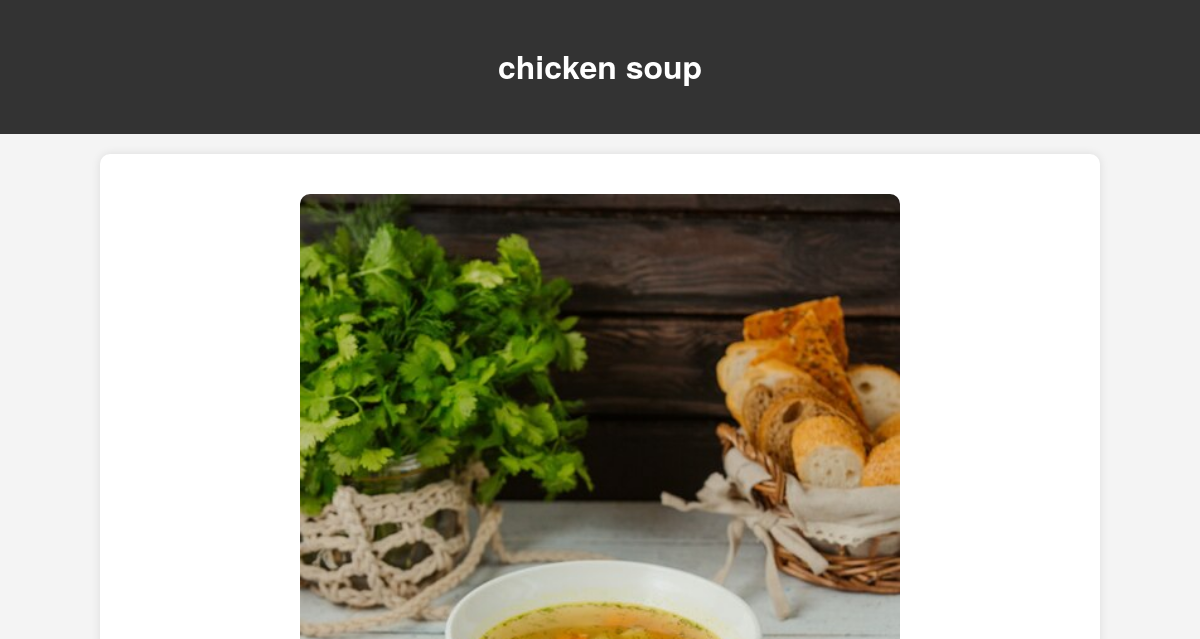
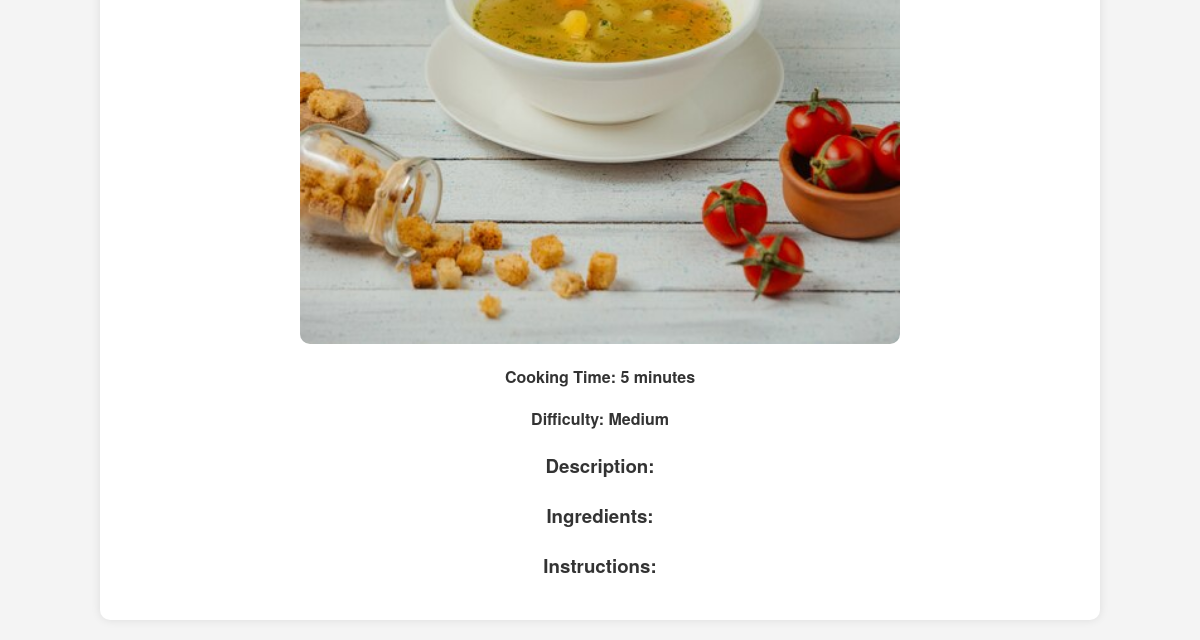
The page /recipe/3/ on the database as committed earlier (2 pictures, top to bottom).
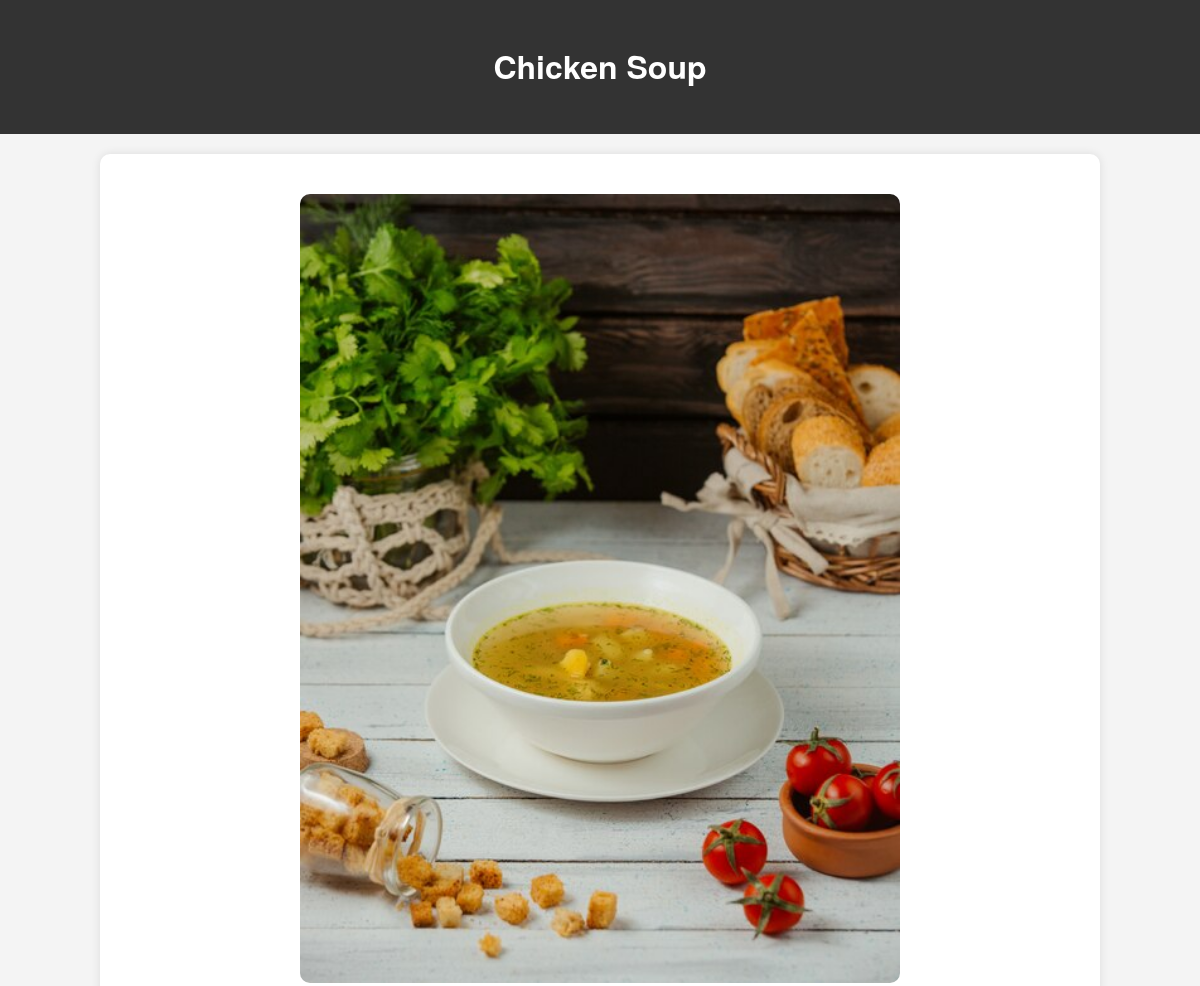
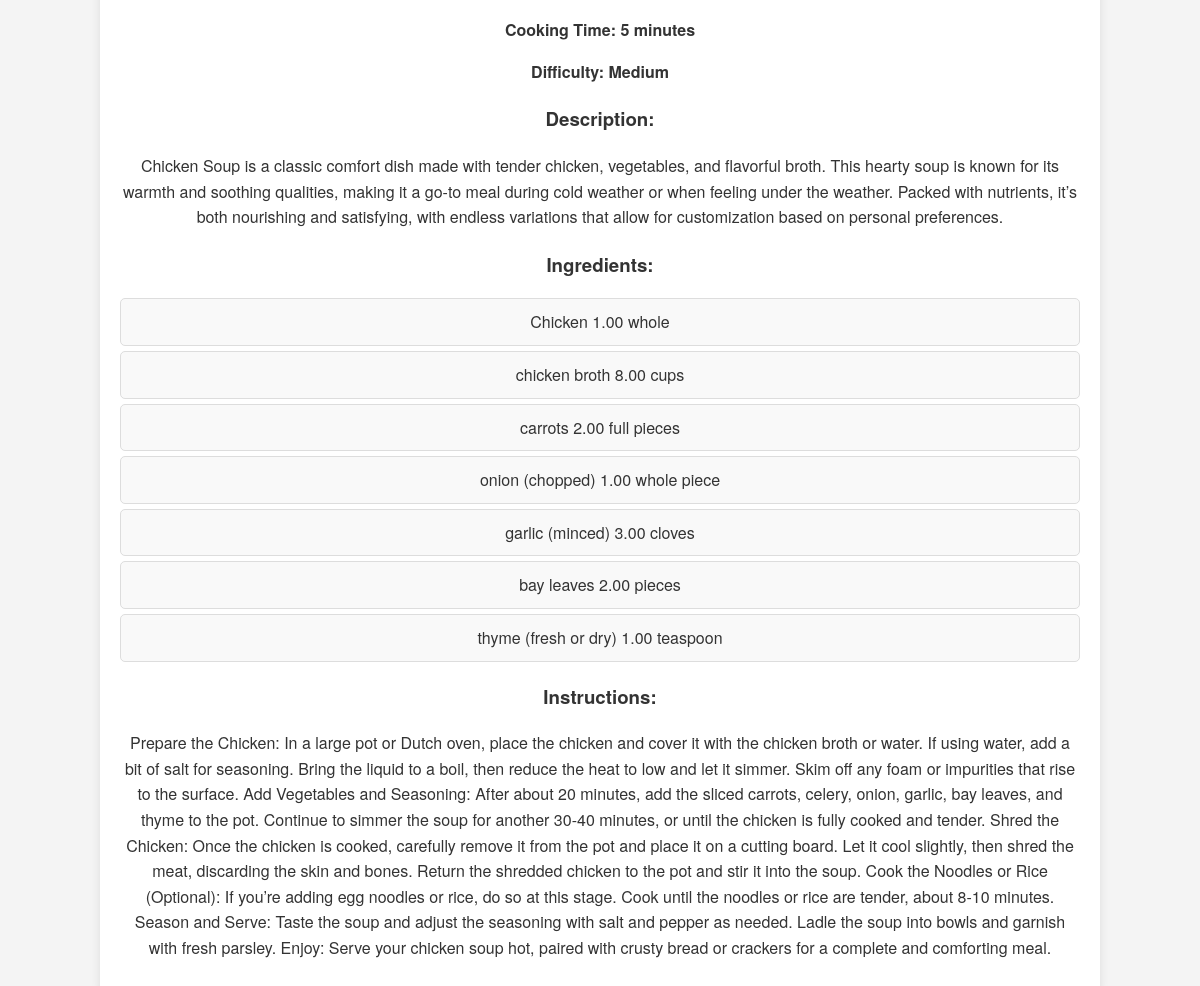
The same page on the database as committed later (2 pictures, top to bottom).
### recipe/models.py (models this page shows, shortened)
class Recipe(models.Model):
    DIFFICULTY_CHOICES = [
        ('Easy', 'Easy'),
        ('Medium', 'Medium'),
        ('Hard', 'Hard'),
    ]
    name = models.CharField(max_length=50)
    cooking_time = models.IntegerField()
    difficulty = models.CharField(max_length=20, choices=DIFFICULTY_CHOICES)
    description = models.TextField(blank=True, null=True)
    instructions = models.TextField(blank=True, null=True)
    pic = models.ImageField(upload_to='recipe', default='default.jpg')

### ingredient/models.py (models this page shows, shortened)
class Ingredient(models.Model):
    name = models.CharField(max_length=100)
    quantity = models.DecimalField(max_digits=5, decimal_places=2)
    unit = models.CharField(max_length=20, default='unit')
    recipe = models.ForeignKey('recipe.Recipe', on_delete=models.CASCADE, related_name='ingredients')

### recipe/views.py (the view)
# urls.py: path('recipe/<int:recipe_id>/', recipe_detail, name='recipe_detail'),
def recipe_detail(request, recipe_id):
    recipe = get_object_or_404(Recipe, id=recipe_id)
    return render(request, 'recipe/recipe_detail.html', {'recipe': recipe})

### recipe/templates/recipe/recipe_detail.html (shortened to what this page needs)
{% load static %}
<!DOCTYPE html>
<html>
<head>
    <link rel="stylesheet" type="text/css" href="{% static 'recipe/css/styles.css' %}">
</head>
<body>
    <header>
        <h1>{{ recipe.name }}</h1>
    </header>
    <div class="container">
        <img src="{{ recipe.pic.url }}" alt="{{ recipe.name }}" class="recipe-detail-image">
        <div class="recipe-details">
            <p>Cooking Time: {{ recipe.cooking_time }} minutes</p>
            <p>Difficulty: {{ recipe.difficulty }}</p>
        </div>
        <div class="description">
            <h3>Description:</h3>
            <p>{{ recipe.description }}</p>
        </div>
        <div class="ingredients">
            <h3>Ingredients:</h3>
            <ul>
                {% for ingredient in recipe.ingredients.all %}
                <li>{{ ingredient.name }} {{ ingredient.quantity }} {{ ingredient.unit }}</li>
                {% endfor %}
            </ul>
        </div>
        <div class="instructions">
            <h3>Instructions:</h3>
            <p>{{ recipe.instructions }}</p>
        </div>
    </div>
</body>
</html>

Rows that differ between the two databases and show on the page:
changed Recipe "Medium": name "chicken soup" → "Chicken Soup"; description (not shown) → "Chicken Soup is a classic comfort dish made with tender chicken, vegetables, and flavorful broth. This hearty soup is known for its warmth and soothing qualities, making it a go-to meal during cold weather or when feeling under the weather. Packed with nutrients, it’s both nourishing and satisfying, with endless variations that allow for customization based on personal preferences."; instructions (not shown) → "Prepare the Chicken: In a large pot or Dutch oven, place the chicken and cover it with the chicken broth or water. If using water, add a bit of salt for seasoning. Bring the liquid to a boil, then reduce the heat to low and let it simmer. Skim off any foam or impurities that rise to the surface. Add Vegetables and Seasoning: After about 20 minutes, add the sliced carrots, celery, onion, garlic, bay leaves, and thyme to the pot. Continue to simmer the soup for another 30-40 minutes, or until the chicken is fully cooked and tender. Shred the Chicken: Once the chicken is cooked, carefully remove it from the pot and place it on a cutting board. Let it cool slightly, then shred the meat,…"
added Ingredient: name "Chicken", quantity "1.00", unit "whole"
added Ingredient: name "chicken broth", quantity "8.00", unit "cups"
added Ingredient: name "carrots", quantity "2.00", unit "full pieces"
added Ingredient: name "onion (chopped)", quantity "1.00", unit "whole piece"
added Ingredient: name "garlic (minced)", quantity "3.00", unit "cloves"
added Ingredient: name "bay leaves", quantity "2.00", unit "pieces"
added Ingredient: name "thyme (fresh or dry)", quantity "1.00", unit "teaspoon"
